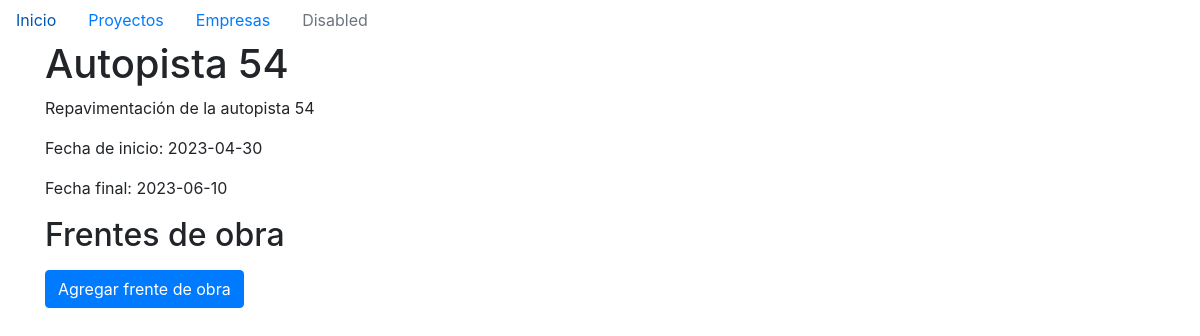
The page /proyecto/detalles/1 on the database its author committed.
### models/proyecto.py (models this page shows)
class Proyecto(db.Model):
    id = db.Column(db.Integer, primary_key= True, autoincrement=True)
    nombre = db.Column(db.String(100), nullable=False, unique=True)
    descripcion = db.Column(db.String(200))
    fecha_inicio = db.Column(db.Date, nullable=False)
    fecha_final = db.Column(db.Date, nullable=False)

### main.py (the view)
@app.route('/proyecto/detalles/<int:id>')
def detalles_proyecto(id):
    proyecto = Proyecto.query.get(id)
    frentes = Frente.query.filter_by(proyecto_id=proyecto.id).all()
    return render_template('detalle_proyecto.html', proyecto=proyecto, frentes=frentes)

### templates/detalle_proyecto.html (shortened to what this page needs)
{% extends 'base.html' %}
{% block content %}
<h1>{{ proyecto.nombre }}</h1>
<p>{{ proyecto.descripcion }}</p>
<p>Fecha de inicio: {{ proyecto.fecha_inicio }}</p>
<p>Fecha final: {{ proyecto.fecha_final }}</p>
<h2>Frentes de obra</h2>
<a href="/registro/frentes" class="btn btn-primary">Agregar frente de obra</a>
{% endblock %}

### rows shown on the page
Proyecto: nombre "Autopista 54", descripcion "Repavimentación de la autopista 54", fecha_inicio "2023-04-30", fecha_final "2023-06-10"
